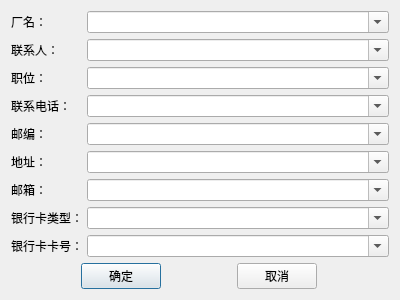
<?xml version="1.0" encoding="UTF-8"?>
<ui version="4.0">
 <class>FactoryDlg</class>
 <widget class="QDialog" name="FactoryDlg">
  <property name="geometry">
   <rect>
    <x>0</x>
    <y>0</y>
    <width>400</width>
    <height>300</height>
   </rect>
  </property>
  <property name="windowTitle">
   <string>FactoryDlg</string>
  </property>
  <layout class="QVBoxLayout" name="verticalLayout">
   <item>
    <layout class="QVBoxLayout" name="m_pLayout">
     <item>
      <layout class="QHBoxLayout" name="m_pNameVLayout">
       <item>
        <widget class="QLabel" name="m_pNameLabel">
         <property name="maximumSize">
          <size>
           <width>70</width>
           <height>24</height>
          </size>
         </property>
         <property name="text">
          <string>厂名：</string>
         </property>
        </widget>
       </item>
       <item>
        <widget class="QComboBox" name="m_pNameBox">
         <property name="editable">
          <bool>true</bool>
         </property>
        </widget>
       </item>
      </layout>
     </item>
     <item>
      <layout class="QHBoxLayout" name="m_pContactVLayout">
       <item>
        <widget class="QLabel" name="m_pContactLabel">
         <property name="maximumSize">
          <size>
           <width>70</width>
           <height>24</height>
          </size>
         </property>
         <property name="text">
          <string>联系人：</string>
         </property>
        </widget>
       </item>
       <item>
        <widget class="QComboBox" name="m_pContactBox">
         <property name="editable">
          <bool>true</bool>
         </property>
        </widget>
       </item>
      </layout>
     </item>
     <item>
      <layout class="QHBoxLayout" name="m_pPostVLayout">
       <item>
        <widget class="QLabel" name="m_pPostLabel">
         <property name="maximumSize">
          <size>
           <width>70</width>
           <height>24</height>
          </size>
         </property>
         <property name="text">
          <string>职位：</string>
         </property>
        </widget>
       </item>
       <item>
        <widget class="QComboBox" name="m_pPostBox">
         <property name="editable">
          <bool>true</bool>
         </property>
        </widget>
       </item>
      </layout>
     </item>
     <item>
      <layout class="QHBoxLayout" name="m_pPhoneVLayout">
       <item>
        <widget class="QLabel" name="m_pPhoneLabel">
         <property name="maximumSize">
          <size>
           <width>70</width>
           <height>24</height>
          </size>
         </property>
         <property name="text">
          <string>联系电话：</string>
         </property>
        </widget>
       </item>
       <item>
        <widget class="QComboBox" name="m_pPhoneBox">
         <property name="editable">
          <bool>true</bool>
         </property>
        </widget>
       </item>
      </layout>
     </item>
     <item>
      <layout class="QHBoxLayout" name="m_pZipCodeVLayout">
       <item>
        <widget class="QLabel" name="m_pZipCodeLabel">
         <property name="maximumSize">
          <size>
           <width>70</width>
           <height>24</height>
          </size>
         </property>
         <property name="text">
          <string>邮编：</string>
         </property>
        </widget>
       </item>
       <item>
        <widget class="QComboBox" name="m_pZipCodeBox">
         <property name="editable">
          <bool>true</bool>
         </property>
        </widget>
       </item>
      </layout>
     </item>
     <item>
      <layout class="QHBoxLayout" name="m_pAddrHLayout">
       <item>
        <widget class="QLabel" name="m_pAddrLabel">
         <property name="maximumSize">
          <size>
           <width>70</width>
           <height>24</height>
          </size>
         </property>
         <property name="text">
          <string>地址：</string>
         </property>
        </widget>
       </item>
       <item>
        <widget class="QComboBox" name="m_pAddrBox">
         <property name="editable">
          <bool>true</bool>
         </property>
        </widget>
       </item>
      </layout>
     </item>
     <item>
      <layout class="QHBoxLayout" name="m_pEmailVLayout">
       <item>
        <widget class="QLabel" name="m_pEmailLabel">
         <property name="maximumSize">
          <size>
           <width>70</width>
           <height>24</height>
          </size>
         </property>
         <property name="text">
          <string>邮箱：</string>
         </property>
        </widget>
       </item>
       <item>
        <widget class="QComboBox" name="m_pEmailBox">
         <property name="editable">
          <bool>true</bool>
         </property>
        </widget>
       </item>
      </layout>
     </item>
     <item>
      <layout class="QHBoxLayout" name="m_pCardTypeVLayout">
       <item>
        <widget class="QLabel" name="m_pCardTypeLabel">
         <property name="maximumSize">
          <size>
           <width>70</width>
           <height>24</height>
          </size>
         </property>
         <property name="text">
          <string>银行卡类型：</string>
         </property>
        </widget>
       </item>
       <item>
        <widget class="QComboBox" name="m_pCardTypeBox">
         <property name="editable">
          <bool>true</bool>
         </property>
        </widget>
       </item>
      </layout>
     </item>
     <item>
      <layout class="QHBoxLayout" name="m_pTypeNumVLayout">
       <item>
        <widget class="QLabel" name="m_pTypeNumLabel">
         <property name="maximumSize">
          <size>
           <width>70</width>
           <height>24</height>
          </size>
         </property>
         <property name="text">
          <string>银行卡卡号：</string>
         </property>
        </widget>
       </item>
       <item>
        <widget class="QComboBox" name="m_pTypeNumBox">
         <property name="editable">
          <bool>true</bool>
         </property>
        </widget>
       </item>
      </layout>
     </item>
     <item>
      <layout class="QHBoxLayout" name="m_pBtnVLayout">
       <item>
        <widget class="QPushButton" name="m_pAcceptBtn">
         <property name="maximumSize">
          <size>
           <width>80</width>
           <height>16777215</height>
          </size>
         </property>
         <property name="text">
          <string>确定</string>
         </property>
        </widget>
       </item>
       <item>
        <widget class="QPushButton" name="m_pRejectBtn">
         <property name="maximumSize">
          <size>
           <width>80</width>
           <height>16777215</height>
          </size>
         </property>
         <property name="text">
          <string>取消</string>
         </property>
        </widget>
       </item>
      </layout>
     </item>
    </layout>
   </item>
  </layout>
 </widget>
 <layoutdefault spacing="6" margin="11"/>
 <resources/>
 <connections/>
</ui>
